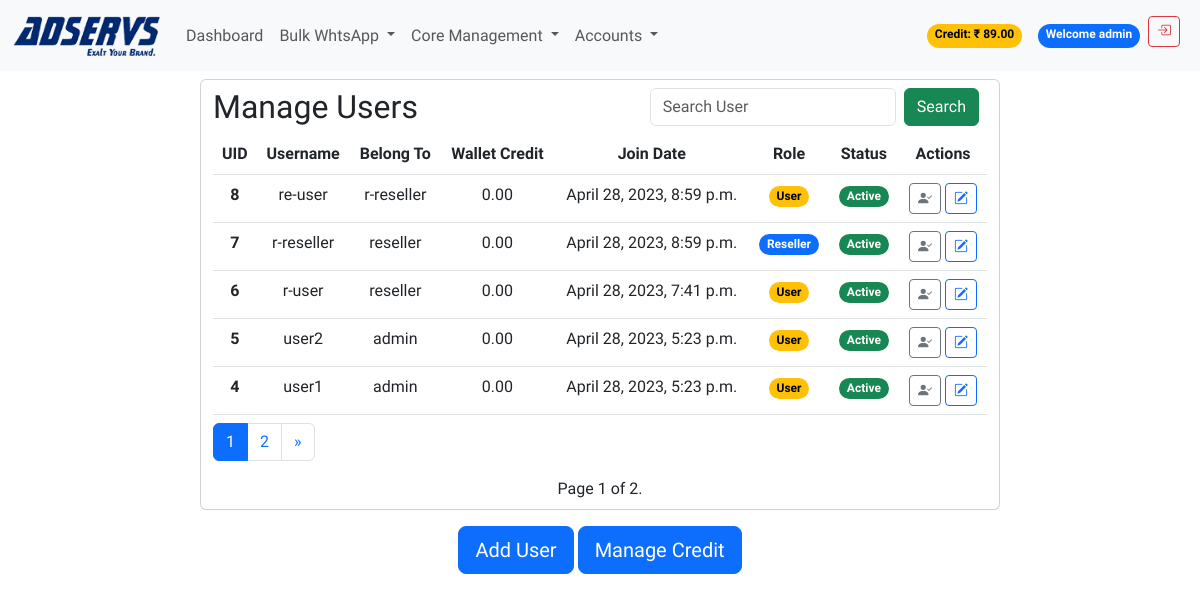
Before: /manageUsers/ (signed in) with the older database file.
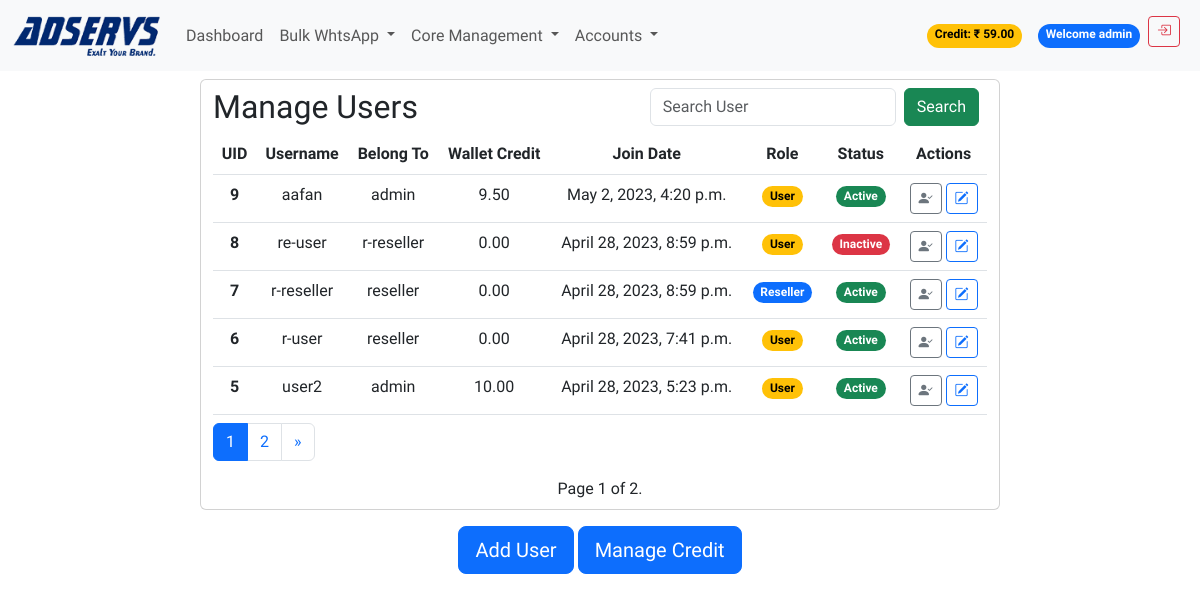
After: the same page with the newer database file.
### accounts/models.py (models this page shows, shortened)
class Account(AbstractBaseUser):
    email = models.EmailField(unique=True)
    username = models.CharField(unique=True, max_length=20)
    first_name = models.CharField(max_length=50)
    last_name = models.CharField(max_length=50)
    phone_number = models.CharField(max_length=50)
    company_name = models.CharField(max_length=50)
    gst_number = models.CharField(max_length=50)
    address = models.CharField(max_length=50)
    city = models.CharField(max_length=50)
    state = models.CharField(max_length=50)
    pincode = models.CharField(max_length=50)
    country = models.CharField(max_length=50)
    date_joined = models.DateTimeField(auto_now_add=True)
    last_login = models.DateTimeField(auto_now_add=True)
    is_active = models.BooleanField(default=True)
    is_staff = models.BooleanField(default=False)
    is_superuser = models.BooleanField(default=False)
    is_reseller = models.BooleanField(default=False)
    whtsapp_app = models.BooleanField(default=True)
    voice_app = models.BooleanField(default=False)
    reseller = models.ForeignKey('self', on_delete=models.CASCADE, null=True, blank=True, related_name='belongs_to')
    wallet_balance = models.DecimalField(max_digits=10, decimal_places=2, default=0)
    objects = AccountManager()
    USERNAME_FIELD = 'email'
    REQUIRED_FIELDS = ['username']
    def __str__(self):
        return self.username

### usermanagement/views.py (the view)
# urls.py: path('manageUsers/', views.manage_users, name='manageUsers'),
@login_required(login_url=my_login_url)
def manage_users(request):
    reseller = request.user
    if not reseller.is_reseller:
        return HttpResponseForbidden()
    if request.user.is_superuser:
        users = Account.objects.all().order_by('-date_joined')
    elif request.user.is_reseller:
        users = Account.objects.filter(reseller=request.user).order_by('-date_joined')
    else:
        users = Account.objects.filter(id=request.user.id).order_by('-date_joined')
    search_query = request.GET.get('q')
    if search_query:
        users = users.filter(
            Q(id__icontains=search_query)|
            Q(username__icontains=search_query)
            )
    page_number = request.GET.get('page_number', 1)
    users_per_page = 5
    paginator = Paginator(users, users_per_page)
    try:
        users = paginator.page(page_number)
    except PageNotAnInteger:
        users = paginator.page(1)
    except EmptyPage:
        users = paginator.page(paginator.num_pages)
    context = {
        'reseller': reseller,
        'users': users,
        "site": "Manage Users",
        }
    return render(request, 'usermanagement/manage_users.html', context)

### templates/usermanagement/manage_users.html (shortened to what this page needs)
{% extends 'base.html' %}
{% load static %}
{% block content %}
{% include 'includes/navbar.html' %}
<div class="container table-responsive text-center card col-sm-8 my-2 py-2">
  <h2 class="d-flex align-items-center justify-content-between">Manage Users
    <form class="d-flex align-items-center" method="GET" action="">
      <div class="form-group">
        <input type="search" name="q" class="form-control" placeholder="Search User">
      </div>
      <button type="submit" class="btn btn-success mx-2">Search</button>
    </form>
  </h2>
  <table class="table m-auto table-hover mb-2">
    <thead>
      <tr>
        <th scope="col">UID</th>
        <th scope="col">Username</th>
        <th scope="col">Belong To</th>
        <th scope="col">Wallet Credit</th>
        <th scope="col">Join Date</th>
        <th scope="col">Role</th>
        <th scope="col">Status</th>
        <th scope="col">Actions</th>
      </tr>
    </thead>
    {% if users %}
    {% for user in users %}
    <tbody>
      <tr>
        <th scope="row">{{ user.id }}</th>
        <td>{{ user.username }}</td>
        <td>{{ user.reseller }}</td>
        <td>{{ user.wallet_balance }}</td>
        <td>{{ user.date_joined }}</td>
        <td>
          {% if user.is_reseller %}
            <span class="badge rounded-pill text-bg-primary">Reseller</span>
          {% else %}
            <span class="badge rounded-pill text-bg-warning">User</span>{% endif %}
        </td>
        <td>
          <form action="{% url 'updateUserStatus' user.id %}" method="POST">
            {% if user.is_active %}
            <button type="submit" class="btn btn-link p-0" data-user-id="{{ user.id }}"
              data-status="{{ user.is_active }}"
              onclick="return confirm('Are you sure you want to inactivate this user?')">
              <span class="badge rounded-pill text-bg-success">Active</span>
            </button>
            {% else %}
            <button type="submit" class="btn btn-link p-0" data-user-id="{{ user.id }}"
              data-status="{{ user.is_active }}"
              onclick="return confirm('Are you sure you want to activate this user?')">
              <span class="badge rounded-pill text-bg-danger">Inactive</span>
            </button>
            {% endif %}
          </form>
        </td>
        <td>
          <a target="_incognito" href="{% url 'loginAsUser' user.id %}" class="btn btn-outline-secondary btn-sm"
          data-bs-toggle="tooltip" data-bs-placement="top" data-bs-title="Login As User">
            <i class="bi bi-person-check-fill"></i>
          </a>
          <button class="btn btn-outline-primary btn-sm" type="button" data-bs-toggle="offcanvas"
          data-bs-target="#offcanvasRight" aria-controls="offcanvasRight">
            <i class="bi bi-pencil-square" data-bs-toggle="tooltip" data-bs-placement="top" data-bs-title="Assign Permissions"></i>
          </button>
        </td>
      </tr>
    </tbody>
    {% endfor %}
    {% endif %}
  </table>
  <nav aria-label="Page navigation example">
    <ol class="pagination">
      {% for num in users.paginator.page_range %}
      {% if num == users.number %}
      <li class="page-item active"><a class="page-link" href="#">{{ num }}</a></li>
      {% elif num > users.number|add:-3 and num < users.number|add:3 %} <li class="page-item"><a class="page-link"
          href="{% url 'manageUsers' %}?page_number={{ num }}">{{ num }}</a></li>
        {% endif %}
        {% endfor %}
        {% if users.has_next %}
        <li class="page-item">
          <a class="page-link" href="{% url 'manageUsers' %}?page_number={{ users.next_page_number }}"
            aria-label="Next">
            <span aria-hidden="true">&raquo;</span>
          </a>
        </li>
        {% endif %}
    </ol>
    <span class="current">
      Page {{ users.number }} of {{ users.paginator.num_pages }}.
    </span>
  </nav>
</div>
<div class="container text-center py-2">
  <a class="btn btn-lg btn-primary" href="{% url 'register' %}">Add User</a>
  <a class="btn btn-lg btn-primary" href="{% url 'creditDebit' %}">Manage Credit</a>
</div>
{% endblock %}

### templates/includes/navbar.html (shortened to what this page needs)
{% load static %}
<nav class="navbar navbar-expand-lg bg-body-tertiary sticky-top">
    <div class="container-fluid">
        <a class="navbar-brand" href="{% url 'index' %}">
            <img src="{% static 'assets/img/logo.png' %}" alt="AdServs" width="150" height="45">
        </a>
        <div class="collapse navbar-collapse" id="navbarSupportedContent">
            <ul class="navbar-nav me-auto mb-2 mb-lg-0 flex-grow-1">
                <li class="nav-item">
                    <a class="nav-link" aria-current="page" href="{% url 'index' %}">Dashboard</a>
                </li>
                {% if request.user.whtsapp_app %}
                <li class="nav-item dropdown">
                    <a class="nav-link dropdown-toggle" href="#" role="button" data-bs-toggle="dropdown"
                        aria-expanded="false">
                        Bulk WhtsApp
                    </a>
                </li>
                {% endif %}
                {% if request.user.is_reseller %}
                <li class="nav-item dropdown">
                    <a class="nav-link dropdown-toggle" href="#" role="button" data-bs-toggle="dropdown"
                        aria-expanded="false">
                        Core Management
                    </a>
                </li>
                {% endif %}
                <li class="nav-item dropdown">
                    <a class="nav-link dropdown-toggle" href="#" role="button" data-bs-toggle="dropdown"
                        aria-expanded="false">
                        Accounts
                    </a>
                </li>
                <div class="d-flex ms-auto">
                    {% if user.is_authenticated %}
                    <li class="nav-item px-4"></li>
                        <span class="badge rounded-pill text-bg-warning my-2">Credit: ₹ {{ user.wallet_balance }}</span>
                    <li class="nav-item px-2"></li>
                        <span class="badge rounded-pill text-bg-primary my-2">Welcome {{ user.username }}</span>
                    <li class="nav-item px-2">
                        <a href="{% url 'logout' %}" class="btn btn-sm btn-outline-danger"
                        data-bs-toggle="tooltip" data-bs-placement="top" data-bs-title="Logout">
                          <i class="bi bi-box-arrow-in-right"></i>
                        </a>
                    </li>
                    {% endif %}
                </div>
            </ul>
        </div>
    </div>
</nav>

Changed rows visible on the page:
no longer on this page (row edited): Account: id "4", username "user1", reseller "admin", wallet_balance "0.00", date_joined "April 28, 2023, 5:23 p.m.", is_reseller "User"
changed Account (number 1 of 6 on the later page): wallet_balance "89.00" → "59.00"
added Account: id "9", username "aafan", reseller "admin", wallet_balance "9.50", date_joined "May 2, 2023, 4:20 p.m.", is_reseller "User"
changed Account "re-user": is_active "Active" → "Inactive"
changed Account "user2": wallet_balance "0.00" → "10.00"
